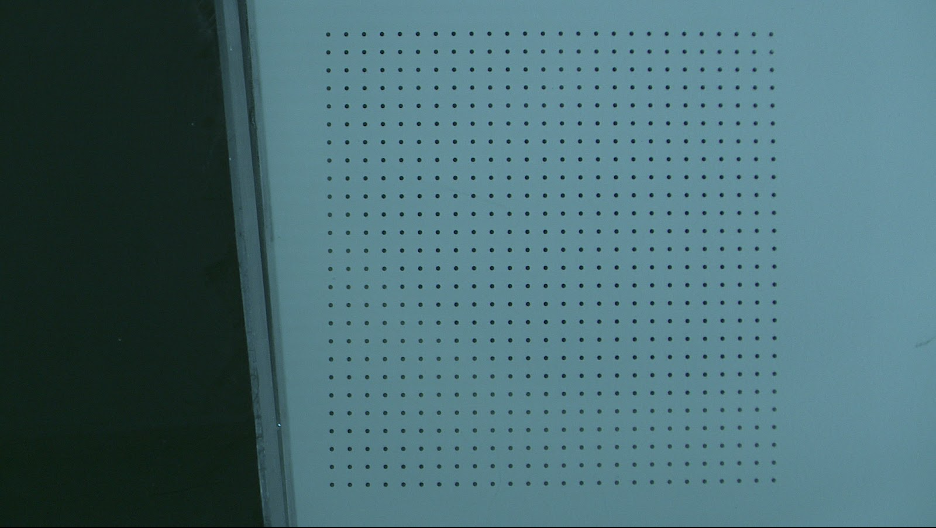
#> input picture dots.png, 936 x 528 px
$ python dot_locator.py
#> lines starting #> are read from the running program, lines starting #| are printed output that depends on the picture; after the words box and inside, x2 and y2 are one past the last pixel; in counts of white or black regions, pixels touching at a corner belong together
import numpy as np
import cv2 as cv
from typing import Optional
import unittest

def _knn_filter(centers):
    KNN_4 = np.zeros(centers.shape[0])
    idx = 0
    for x_in, y_in in centers:
        # 4 needed since corners have 3 neighbors plus themselves (length = 0)
        val = np.inf*np.ones(4)
        for x_comp, y_comp in centers:
            dist = np.sqrt((x_in-x_comp)**2 + (y_in-y_comp)**2)
            if (dist < np.max(val)):
                val[np.argmax(val)] = dist
        KNN_4[idx] = np.mean(val)
        idx += 1
    return (KNN_4 < (KNN_4.mean()+2*KNN_4.std()))

def locate_dots(file: str = 'dots.png', outlier_removal: bool = True,
        scale: Optional[float] = None, im_write: bool = False,
        output_fmt: Optional[str] = None) -> np.array(np.float64):
    """Locates the enter of dots in an image. Using Harris detector, contours,
       min enclosing circles, and optional outlier removal.

        Parameters:
            file:            path to image
            outlier_removal: optional knn filtering based on distance
            scale:           pixel to measurement unit scale
            im_write:        write dots on image
            output_fmt:      Format of output file <'csv' | 'txt'>

        Returns:
            Centers: Numpy array of center of dots as floats
    """
#> called with file = 'dots.png', outlier_removal = True, im_write = True, output_fmt = 'csv'
    img = cv.imread(file)
#> img is the input picture: shape (528, 936, 3); mean B, G, R 113.8, 107.7, 73.1
    gray = cv.cvtColor(img, cv.COLOR_BGR2GRAY)
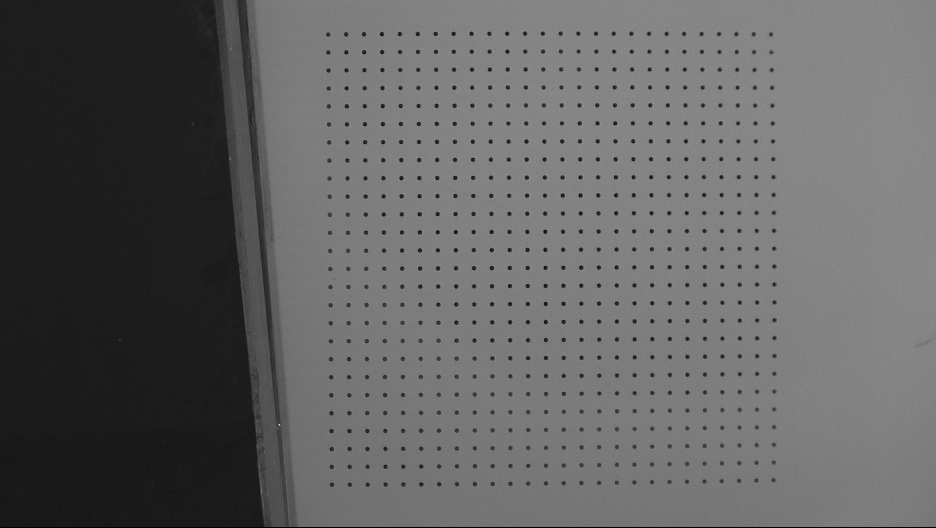
#> gray: shape (528, 936); min 0, max 189, mean 98.1

    dst = cv.cornerHarris(gray,2,3,0.04)
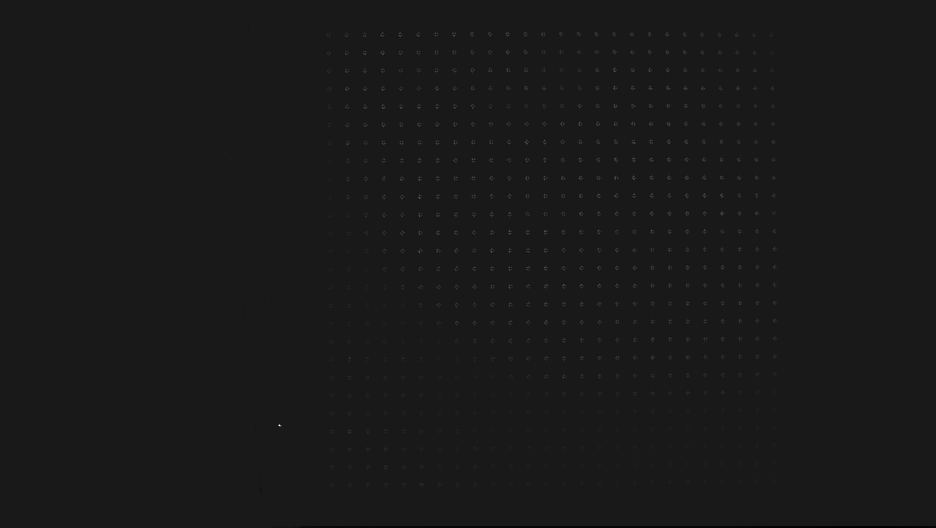
#> dst: shape (528, 936) float32; min -0.000593, max 0.00534, mean 4.78e-06; drawn with min black and max white
    dst = cv.dilate(dst,None)
    blank_image = np.zeros_like(img , dtype = np.uint8)

    # Set background to white for use with cv.findContours
    blank_image[dst>0.01*dst.max()]=[255,255,255]
    blank_image = cv.cvtColor(blank_image, cv.COLOR_BGR2GRAY)

    contours, _ = cv.findContours(blank_image, cv.RETR_TREE,
                                  cv.CHAIN_APPROX_NONE)

    centers = []
    rad = []
    for cnt in contours:
        (x,y),radius = cv.minEnclosingCircle(cnt)
        centers.append((x,y))
        rad.append(radius)

    centers = np.array(centers)
    rad = np.array(rad)

    if outlier_removal:
        idx = _knn_filter(centers)
        centers = centers[idx]
        rad = rad[idx]

    file_prefix = file.split('.')[0]
    if im_write:
        for center, rad in zip(centers, rad):
            x,y = center
            center = (int(x), int(y))
            rad = int(rad)
            cv.circle(img, center, rad, (0,255,0),1)
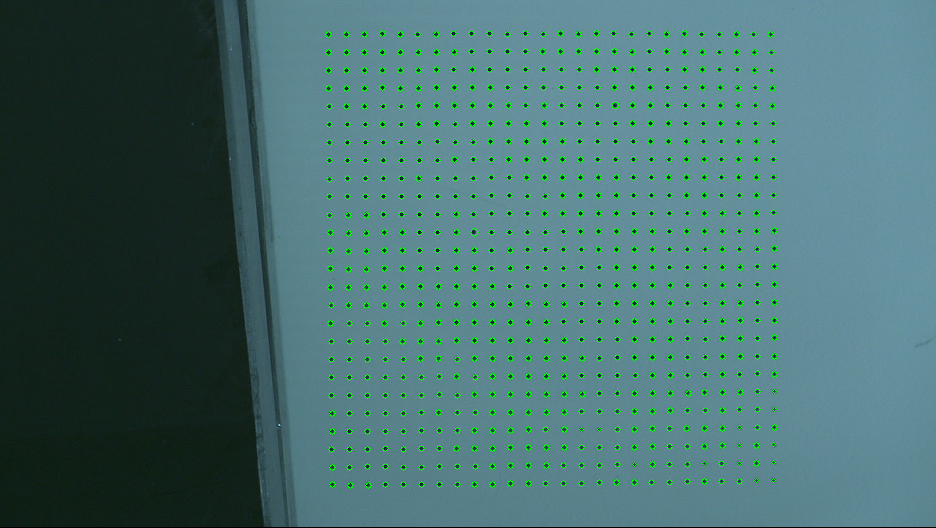
#> img: shape (528, 936, 3); 2.17% of pixels changed, all inside (x1, y1, x2, y2) = (325, 30, 778, 489)
        cv.imwrite(''.join([file_prefix, "_located.png"]), img)
    if scale:
        centers = scale*centers

    if output_fmt:
        if output_fmt == 'txt':
            np.savetxt(''.join([file_prefix, "_located.", output_fmt]),
                       centers, delimiter='\t')
        if output_fmt == 'csv':
            np.savetxt(''.join([file_prefix, "_located.", output_fmt]),
                       centers, delimiter=',')
    return centers


class TestDotLocator(unittest.TestCase):
    def setUp(self,):
        self.files = ['./dots.png']
        self.lengths = [676]

    def test_count(self,):
        for file, length in zip(self.files, self.lengths):
            ans = locate_dots(file=file)
            self.assertEqual(len(ans), length)

    def test_albus(self,):
        for file in self.files:
            test_centers = locate_dots(file=file)
            correct_centers = np.loadtxt(''.join(['./test_files/',
                                         (file.split('.')[1]).split('/')[1],
                                         '_located.csv']), delimiter=',')
            np.testing.assert_allclose(correct_centers, test_centers,
                                        rtol=0, atol=0.02)
    def test_bellatrix(self,):
        for file in self.files:
            test_centers = locate_dots(file=file)
            correct_centers = np.loadtxt(''.join(['./test_files/',
                                         (file.split('.')[1]).split('/')[1],
                                         '_located.csv']), delimiter=',')
            np.testing.assert_allclose(correct_centers, test_centers,
                                        rtol=0, atol=0.1)
    def test_cedrix(self,):
        for file in self.files:
            test_centers = locate_dots(file=file)
            correct_centers = np.loadtxt(''.join(['./test_files/',
                                         (file.split('.')[1]).split('/')[1],
                                         '_located.csv']), delimiter=',')
            np.testing.assert_allclose(correct_centers, test_centers,
                                        rtol=0, atol=0.2)

if __name__ == '__main__':
    locate_dots(file = 'dots.png', outlier_removal = True, im_write = True,
                output_fmt = 'csv')
